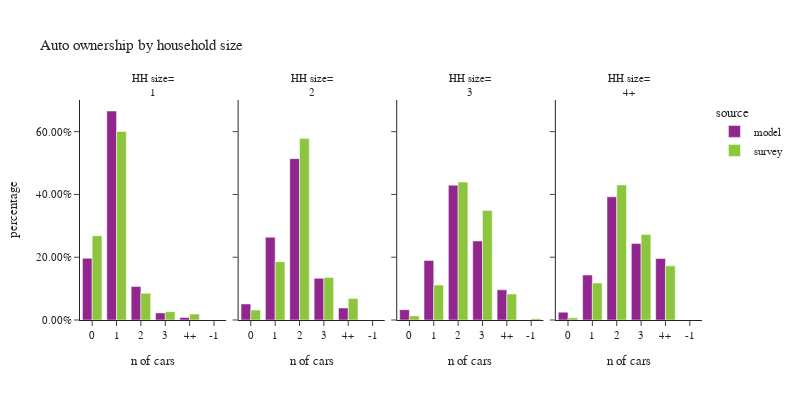

Notebook code cell kept with this figure:
### Code cell
plot_auto(hh,'hhsize_simple','household size', 'HH size')

### Figure 1 — Plotly figure (JSON) as saved in the notebook; plotly's stock layout.template omitted (floating-point values rounded to 4 significant figures)
{"data": [{"alignmentgroup": "True", "customdata": [[94856], [321415], [51582], [10919], [3955]], "hovertemplate": "source=model<br>hhsize_simple=1<br>auto_ownership_simple=%{x}<br>percentage=%{y}<br>sample count=%{customdata[0]}<extra></extra>", "legendgroup": "model", "marker": {"color": "#91268F", "pattern": {"shape": ""}}, "name": "model", "offsetgroup": "model", "orientation": "v", "showlegend": true, "textposition": "auto", "type": "bar", "x": ["0", "1", "2", "3", "4+"], "xaxis": "x", "y": [0.1965, 0.6658, 0.1069, 0.02262, 0.008193], "yaxis": "y"}, {"alignmentgroup": "True", "customdata": [[29792], [153743], [299587], [77388], [22324]], "hovertemplate": "source=model<br>hhsize_simple=2<br>auto_ownership_simple=%{x}<br>percentage=%{y}<br>sample count=%{customdata[0]}<extra></extra>", "legendgroup": "model", "marker": {"color": "#91268F", "pattern": {"shape": ""}}, "name": "model", "offsetgroup": "model", "orientation": "v", "showlegend": false, "textposition": "auto", "type": "bar", "x": ["0", "1", "2", "3", "4+"], "xaxis": "x2", "y": [0.05112, 0.2638, 0.514, 0.1328, 0.0383], "yaxis": "y2"}, {"alignmentgroup": "True", "customdata": [[8962], [51749], [117037], [68600], [26156]], "hovertemplate": "source=model<br>hhsize_simple=3<br>auto_ownership_simple=%{x}<br>percentage=%{y}<br>sample count=%{customdata[0]}<extra></extra>", "legendgroup": "model", "marker": {"color": "#91268F", "pattern": {"shape": ""}}, "name": "model", "offsetgroup": "model", "orientation": "v", "showlegend": false, "textposition": "auto", "type": "bar", "x": ["0", "1", "2", "3", "4+"], "xaxis": "x3", "y": [0.03289, 0.1899, 0.4295, 0.2517, 0.09598], "yaxis": "y3"}, {"alignmentgroup": "True", "customdata": [[9915], [56996], [156197], [97025], [77931]], "hovertemplate": "source=model<br>hhsize_simple=4+<br>auto_ownership_simple=%{x}<br>percentage=%{y}<br>sample count=%{customdata[0]}<extra></extra>", "legendgroup": "model", "marker": {"color": "#91268F", "pattern": {"shape": ""}}, "name": "model", "offsetgroup": "model", "orientation": "v", "showlegend": false, "textposition": "auto", "type": "bar", "x": ["0", "1", "2", "3", "4+"], "xaxis": "x4", "y": [0.02491, 0.1432, 0.3924, 0.2437, 0.1958], "yaxis": "y4"}, {"alignmentgroup": "True", "customdata": [[486], [910], [110], [23], [13]], "hovertemplate": "source=survey<br>hhsize_simple=1<br>auto_ownership_simple=%{x}<br>percentage=%{y}<br>sample count=%{customdata[0]}<extra></extra>", "legendgroup": "survey", "marker": {"color": "#8CC63E", "pattern": {"shape": ""}}, "name": "survey", "offsetgroup": "survey", "orientation": "v", "showlegend": true, "textposition": "auto", "type": "bar", "x": ["0", "1", "2", "3", "4+"], "xaxis": "x", "y": [0.2688, 0.6006, 0.08505, 0.02663, 0.01896], "yaxis": "y"}, {"alignmentgroup": "True", "customdata": [[76], [480], [573], [126], [52]], "hovertemplate": "source=survey<br>hhsize_simple=2<br>auto_ownership_simple=%{x}<br>percentage=%{y}<br>sample count=%{customdata[0]}<extra></extra>", "legendgroup": "survey", "marker": {"color": "#8CC63E", "pattern": {"shape": ""}}, "name": "survey", "offsetgroup": "survey", "orientation": "v", "showlegend": false, "textposition": "auto", "type": "bar", "x": ["0", "1", "2", "3", "4+"], "xaxis": "x2", "y": [0.03147, 0.1859, 0.5786, 0.1355, 0.06855], "yaxis": "y2"}, {"alignmentgroup": "True", "customdata": [[1], [6], [109], [162], [55], [19]], "hovertemplate": "source=survey<br>hhsize_simple=3<br>auto_ownership_simple=%{x}<br>percentage=%{y}<br>sample count=%{customdata[0]}<extra></extra>", "legendgroup": "survey", "marker": {"color": "#8CC63E", "pattern": {"shape": ""}}, "name": "survey", "offsetgroup": "survey", "orientation": "v", "showlegend": false, "textposition": "auto", "type": "bar", "x": ["-1", "0", "1", "2", "3", "4+"], "xaxis": "x3", "y": [0.00429, 0.01294, 0.1115, 0.4394, 0.349, 0.08291], "yaxis": "y3"}, {"alignmentgroup": "True", "customdata": [[4], [77], [189], [64], [34]], "hovertemplate": "source=survey<br>hhsize_simple=4+<br>auto_ownership_simple=%{x}<br>percentage=%{y}<br>sample count=%{customdata[0]}<extra></extra>", "legendgroup": "survey", "marker": {"color": "#8CC63E", "pattern": {"shape": ""}}, "name": "survey", "offsetgroup": "survey", "orientation": "v", "showlegend": false, "textposition": "auto", "type": "bar", "x": ["0", "1", "2", "3", "4+"], "xaxis": "x4", "y": [0.006874, 0.1179, 0.4302, 0.2726, 0.1725], "yaxis": "y4"}], "layout": {"annotations": [{"font": {}, "showarrow": false, "text": "HH size=<br>1", "x": 0.1175, "xanchor": "center", "xref": "paper", "y": 1.0, "yanchor": "bottom", "yref": "paper"}, {"font": {}, "showarrow": false, "text": "HH size=<br>2", "x": 0.3725, "xanchor": "center", "xref": "paper", "y": 1.0, "yanchor": "bottom", "yref": "paper"}, {"font": {}, "showarrow": false, "text": "HH size=<br>3", "x": 0.6275, "xanchor": "center", "xref": "paper", "y": 1.0, "yanchor": "bottom", "yref": "paper"}, {"font": {}, "showarrow": false, "text": "HH size=<br>4+", "x": 0.8825, "xanchor": "center", "xref": "paper", "y": 1.0, "yanchor": "bottom", "yref": "paper"}], "barmode": "group", "font": {"size": 11}, "height": 400, "legend": {"title": {"text": "source"}, "tracegroupgap": 0}, "title": {"text": "Auto ownership by household size"}, "width": 800, "xaxis": {"anchor": "y", "domain": [0.0, 0.235], "title": {"text": "n of cars"}}, "xaxis2": {"anchor": "y2", "domain": [0.255, 0.49], "matches": "x", "title": {"text": "n of cars"}}, "xaxis3": {"anchor": "y3", "domain": [0.51, 0.745], "matches": "x", "title": {"text": "n of cars"}}, "xaxis4": {"anchor": "y4", "domain": [0.765, 1.0], "matches": "x", "title": {"text": "n of cars"}}, "yaxis": {"anchor": "x", "domain": [0.0, 1.0], "tickformat": ".2%", "title": {"text": "percentage"}}, "yaxis2": {"anchor": "x2", "domain": [0.0, 1.0], "matches": "y", "showticklabels": false, "tickformat": ".2%"}, "yaxis3": {"anchor": "x3", "domain": [0.0, 1.0], "matches": "y", "showticklabels": false, "tickformat": ".2%"}, "yaxis4": {"anchor": "x4", "domain": [0.0, 1.0], "matches": "y", "showticklabels": false, "tickformat": ".2%"}}}
